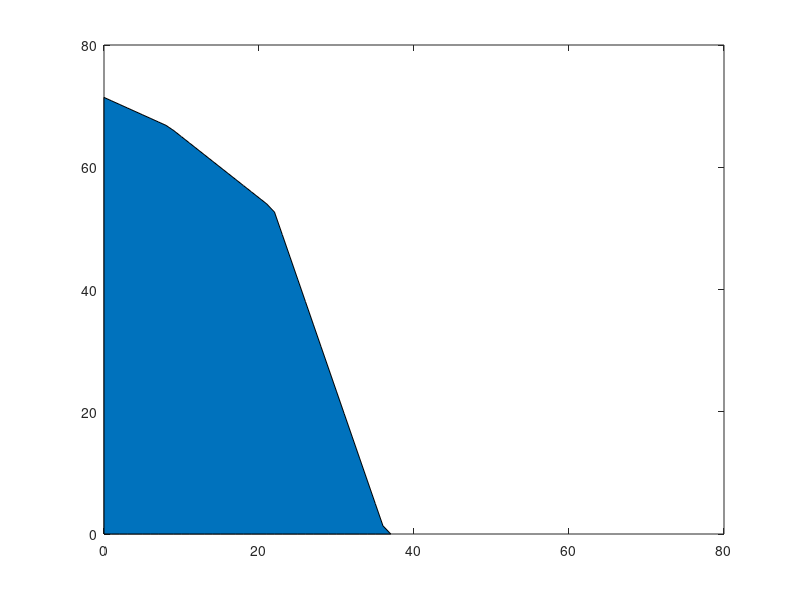

Reproduce this figure in MATLAB.
x = 0:80; % range for graph
y1 = max(75 - x,0); % x + y <= 75 farm land
y2 = max((4000-110*x)/30,0); % 110x + 30y <= 4000 storage
y3 = max((15000 - 120*x)/210,0); % 120x + 210y <= 15000 expenses
ytop = min([y1; y2; y3]); % array of minima
area(x,ytop); % filled area plot